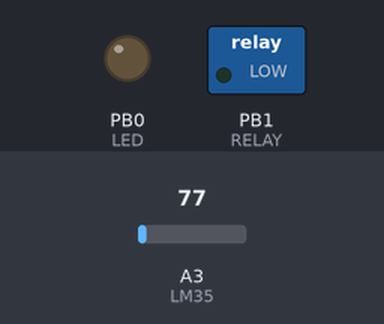
This sketch was run on a simulated ATtiny85, built with avr-gcc and run on an emulated ATtiny85. Shown: switched loads named in the sketch (green lamp = pin HIGH), output pins drawn as LEDs (lit = HIGH). Inputs (shaded band) come from the test bench; at power-on: A3 (LM35) = 77. Sleep ends after the set time or at an interrupt.

Above: at 1.7 s.
1.8 s: A3 (LM35) set to 86
9.9 s: A3 (LM35) set to 97
At 18.1 s:
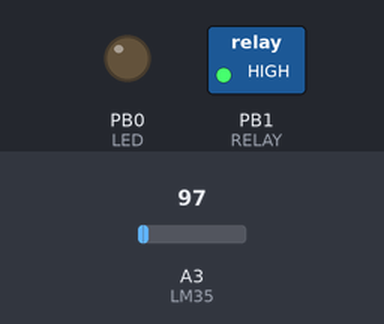
At 21.7 s:
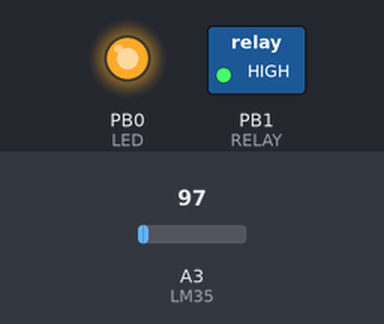
Timing chart, 0 to 28.4 s (numbered marks = the images above; inputs shaded):
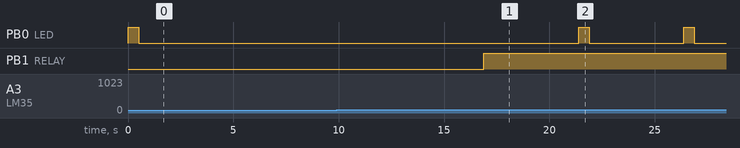

The sketch:

Temperature_Controlled_Relay.ino
```cpp
/*
 * ATTiny25 Temperature Controlled Relay
 * Relay turns on at 45C
 * Relay Turns off at 40C
 * -------------------------------
 * Connections
 * 2.7 - 5 Volts to      Pin 8
 * Ground to             Pin 4
 * Long Led lead to      Pin 5
 * 1K Resistor           Short LED leg
 * 1K Resistor to        Pin 4
 * Relay Control to      Pin 6
 * Relay VCC to          Pin 8
 * Relay GND to          Pin 4
 * LM35 VCC to           Pin 8
 * LM35 GND to           Pin 4
 * LM35 DATA to

 * ATTiny25 Pin Layout
 *            _____
 *  RESET   1 |*  | 8   VCC
 *  A3/D3   2 |   | 7   A1/D2
 *  A2/D4   3 |   | 6   PWM/D1
 *  GND     4 |___| 5   PWM/D0
 *
 *
 *
 * LM35 Pin Layout
 * Flat side facing you
 *
 *   _______ GND
 *  |   |___ DATA
 *  |___|___ VCC
 *
 *

 *  -------------------------------
 */


// Library Imports for low power mode
#include <avr/sleep.h>
#include <avr/interrupt.h>

// LED Pin Connection
#define LED 0
// Relay Control Pin Connection
#define RELAY 1
// Relay on Temperature
#define RELAY_ON 45
// Relay off temperature
#define RELAY_OFF 40

// Routines to set and claer bits (used in the sleep code)
#ifndef cbi
#define cbi(sfr, bit) (_SFR_BYTE(sfr) &= ~_BV(bit))
#endif
#ifndef sbi
#define sbi(sfr, bit) (_SFR_BYTE(sfr) |= _BV(bit))
#endif

// Determines if Watchdog Timer is still counting
volatile boolean f_wdt = 1;
// LM35 Temperature Data Connection
const int LM35 = A3;
// Converts LM35 mV data to Degrees
const float RATIO = 0.48828125;

void setup()
{
  // Setup LED Connection
  pinMode(LED,OUTPUT);
  // Setup Relay Connection
  pinMode(RELAY,OUTPUT);
  // Turn On LED
  digitalWrite(LED,HIGH);
  // Wait 500ms
  delay(500);
  // Turn Off LED
  digitalWrite(LED,LOW);
  // Watchdog Timings 0=16ms, 1=32ms,2=64ms,3=128ms,4=250ms
  // 5=500ms 6=1 sec,7=2 sec, 8=4 sec, 9= 8sec
  setup_watchdog(9); // approximately 8 seconds sleep
}

void loop()
{
  // If Watchdog has expired run this code
  if (f_wdt==1)
  {
    // Reset Watchdog flag
    f_wdt=0;
    // Get mV reading from LM35
    float temp = analogRead(LM35);
    // Convert to Degrees
    temp = temp * RATIO;
    // If temperature above RELAY_ON run this code
    if (temp > RELAY_ON)
    {
      // While temperature remains above RELAY_OFF run this code
      while(temp > RELAY_OFF)
      {
        // Turn on Relay
        digitalWrite(RELAY,HIGH);
        // Wait 4.5s
        delay(4500);
        // Turn on LED
        digitalWrite(LED,HIGH);
        // Wait 500ms
        delay(500);
        // Turn Off LED
        digitalWrite(LED,LOW);
      }
      // Turn Off Relay
      digitalWrite(RELAY,LOW);
    }
    // Enter Low Power Mode for 8 seconds
    system_sleep();
  }
}

// Micro Controller Sleep Function
void system_sleep()
{
  // switch Analog to Digitalconverter OFF
  cbi(ADCSRA,ADEN);
  // sleep mode is set here
  set_sleep_mode(SLEEP_MODE_PWR_DOWN);
  // Enable Sleep mode
  sleep_enable();
  // System sleeps here
  sleep_mode();
  // System continues execution here when watchdog timed out
  sleep_disable();
  // switch Analog to Digitalconverter ON
  sbi(ADCSRA,ADEN);
}

// Initial Setup of WatchDog Timer
void setup_watchdog(int ii)
{
  byte bb;
  int ww;
  if (ii > 9 ) ii=9;
  bb=ii & 7;
  if (ii > 7) bb|= (1<<5);
  bb|= (1<<WDCE);
  ww=bb;
  MCUSR &= ~(1<<WDRF);
  // start timed sequence
  WDTCR |= (1<<WDCE) | (1<<WDE);
  // set new watchdog timeout value
  WDTCR = bb;
  WDTCR |= _BV(WDIE);
}

// Watchdog Interrupt Service / is executed when watchdog timed out
ISR(WDT_vect)
{
  f_wdt=1;  // set global flag
}
```

Measured:
- the behaviour switches between 92 and 93 on A3 (LM35) (found by bisection; images 0 and 1)
- after the input at 1.8 s, every drawn part: stays the same
- after the input at 9.9 s, PB0 (LED): alternates HIGH for 0.50 s and LOW for 4.5 s, starting after 11.5 s; PB1 (RELAY): LOW → HIGH after 7.0 s
